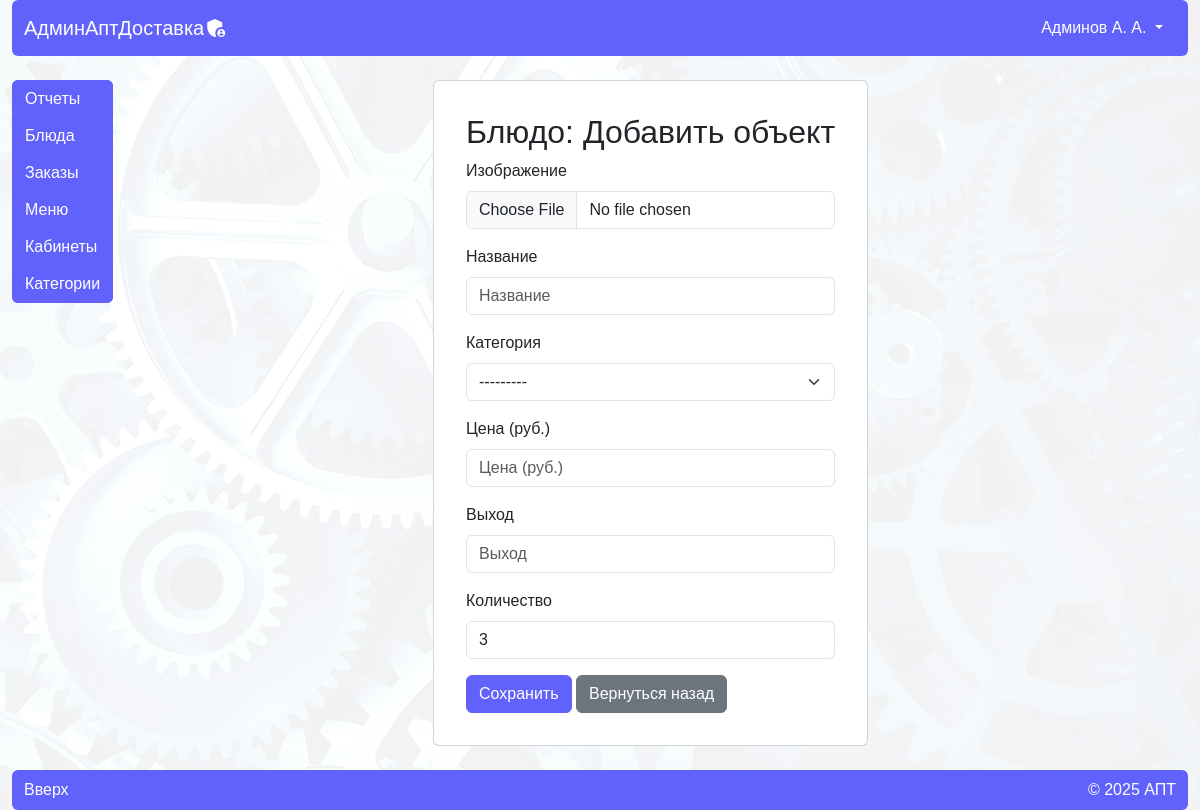
Screenshot of /admin_app/meals/add/ (signed in) with the database file from the repository.
### apt_delivery_app/models/m_user.py (models this page shows, shortened)
class User(AbstractUser):
    username = (
        models.CharField(
            'Логин',
            max_length=150,
            unique=True,
            help_text="Обязательное поле. Только латиница, цифры и тире.",
            validators=[LoginValidator()],
            error_messages={"unique": _("Пользователь с таким именем уже существует"), })
    )
    first_name = models.CharField(
        _("first name"),
        max_length=150,
        validators=[NameValidator()]
    )
    last_name = models.CharField(
        _("last name"),
        max_length=150,
        validators=[NameValidator()]
    )
    patronymic = models.CharField(
        'Отчество',
        max_length=150,
        blank=True,
        validators=[NameValidator()]
    )

### apt_delivery_app/models/m_category.py (models this page shows)
class Category(models.Model):
    name = models.CharField(
        max_length=20,
        verbose_name="Название"
    )
    class Meta:
        verbose_name = 'Категория'
        verbose_name_plural = 'Категории'
    def __str__(self):
        return self.name

### admin_app/views/va_meal.py (the view)
# urls.py: path('meals/add/', views.meal_crud_view, name='meal-add'),  # Добавление блюда
@user_passes_test(lambda u: u.is_superuser)
def meal_crud_view(request, pk=None):
    return crud_view(request, Meal, MealForm, pk)

### admin_app/forms.py
class MealForm(forms.ModelForm):
    class Meta:
        model = Meal
        fields=('image', 'name', 'category', 'price', 'out', 'quantity',)

### admin_app/views/va_views.py (called while the page is built)
@user_passes_test(lambda u: u.is_superuser)
def crud_view(request, model_class, form_class, pk=None):
    instance = None
    if pk:
        instance = get_object_or_404(model_class, pk=pk)
    if request.method == 'POST':
        form = form_class(request.POST, request.FILES or None, instance=instance)
        if form.is_valid():
            form.save()
            return redirect(reverse_lazy(f'{model_class.__name__.lower()}-list'))
    else:
        form = form_class(instance=instance)
    context = {
        'title': model_class._meta.verbose_name,
        'url': reverse_lazy(f'{model_class.__name__.lower()}-list'),
        'form': form,
        'object': instance
    }
    return render(request, 'admin_app/edit_form.html', context)

### admin_app/templates/admin_app/edit_form.html (shortened to what this page needs)
{% extends 'admin_app/base.html' %}
{% load django_bootstrap5%}
{% block content %}
<div class="d-flex justify-content-center">
    <div class="card " style="max-width: 600px; padding: 2rem;">
        <h2>{{ title }}: {% if object %}{{ object }}{% else %}Добавить объект{% endif %}</h2>
        <form method="post" enctype="multipart/form-data" novalidate>
            {% bootstrap_form form %}
            <button type="submit" class="btn btn-primary">Сохранить</button>
            <a href="{{url}}" class="btn btn-secondary">Вернуться назад</a>
        </form>
    </div>
</div>
{% endblock %}

### admin_app/templates/admin_app/elements/header.html (shortened to what this page needs)
<header class="sticky-top mb-4">
    <nav class="navbar navbar-expand-lg bg-primary rounded" data-bs-theme="dark">
        <div class="container-fluid">
            <a class="navbar-brand d-flex align-items-center" href="{% url 'admin_home' %}">АдминАптДоставка <span
                    class="material-icons"> admin_panel_settings</span></a>
            <div class="form-inline order-lg-3">
                <ul class="navbar-nav d-flex flex-row align-items-center justify-content-center">
                    {% if request.user.is_authenticated %}
                    <li class="nav-item dropdown">
                        <button aria-expanded="false" class="btn btn-primary dropdown-toggle" data-bs-toggle="dropdown">
                            {{user.last_name}}
                            {{user.first_name|slice:"1"}}.
                            {%if user.patronymic %}
                            {{user.patronymic|slice:"1"}}.
                            {%endif%}
                        </button>
                    </li>
                    {% endif %}
                </ul>
            </div>
        </div>
    </nav>
</header>

### apt_delivery_app/static/css/home/home_style.css (style rules this page uses)
body { background-image: url('../../images/fon/fon.png'); background-size: 100%; background-attachment: fixed; }

### admin_app/static/admin_app/css/admin_style.css (style rules this page uses)
body { font-family: 'Arial', sans-serif; background-color: #f4f6f9; }
.navbar { background-color: #007bff; color: white; }
.navbar-brand { color: white !important; }

### rows the page displays
User: last_name "Админов", first_name "А", patronymic "А"

### other values shown
{{ title }} "Блюдо"
